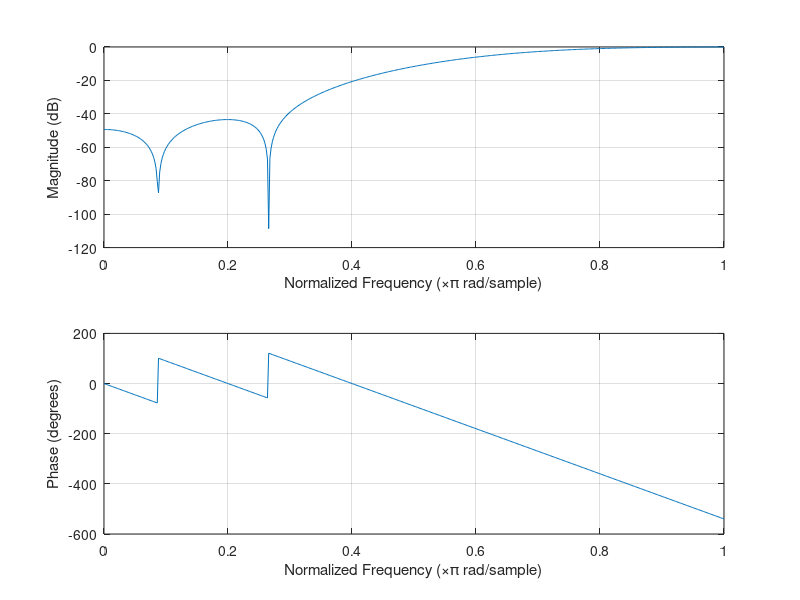

Source code (MATLAB):
%% Experiment 34

%% Hanning Window High Pass Filter
% Plot magnitude response and phase response of a high pass filter of
% desired parameters using Hanning window

clc;
clear all;
close all;

N = 10;
wc = 0.6*pi;    % cutoff frequency
h = fir1(N,wc/pi,'high',hanning(N+1));
freqz(h);

%% Conclusion
% The required filter was successfully obtained using rectangular window.
% Its magnitude and phse plot are displayed.
